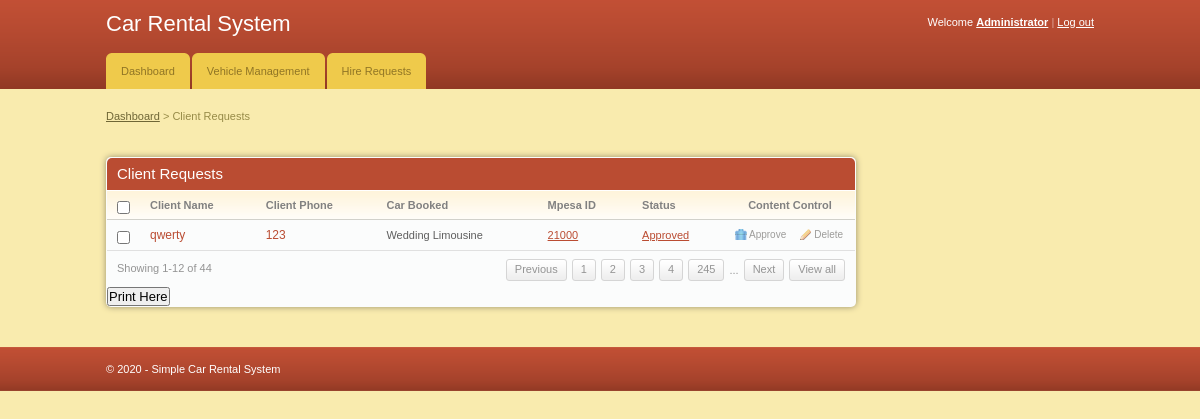
The page /admin/client_requests.php (signed in) on the database its author committed.
### tables this page shows
CREATE TABLE `client` (
  `client_id` int(11) NOT NULL,
  `fname` varchar(255) NOT NULL,
  `email` varchar(255) NOT NULL,
  `id_no` int(11) NOT NULL,
  `phone` int(11) NOT NULL,
  `location` varchar(255) NOT NULL,
  `gender` varchar(255) NOT NULL,
  `car_id` int(11) NOT NULL,
  `status` varchar(255) NOT NULL,
  `mpesa` varchar(255) NOT NULL
);

CREATE TABLE `cars` (
  `car_id` int(11) NOT NULL,
  `car_name` varchar(255) NOT NULL,
  `car_type` varchar(255) NOT NULL,
  `image` text NOT NULL,
  `hire_cost` int(11) NOT NULL,
  `capacity` int(11) NOT NULL,
  `status` varchar(255) NOT NULL,
  `fuel_type` varchar(55) DEFAULT NULL
);

### admin/client_requests.php (the view, shortened to what this page needs)
<!DOCTYPE html PUBLIC "-//W3C//DTD XHTML 1.0 Transitional//EN" "http://www.w3.org/TR/xhtml1/DTD/xhtml1-transitional.dtd">
<html xmlns="http://www.w3.org/1999/xhtml">
<head>
	<link rel="stylesheet" href="css/style.css" type="text/css" media="all" />
</head>
<body>
<div id="header">
	<div class="shell">
		<?php
			include 'menu.php';
		?>
	</div>
</div>
<div id="container">
	<div class="shell">
		<div class="small-nav">
			<a href="index.php">Dashboard</a>
			<span>&gt;</span>
			Client Requests
		</div>
		<br />
		<div id="main">
			<div id="content">
				<div class="box">
					<div class="box-head">
						<h2 class="left">Client Requests</h2>
					</div>
					<div class="table">
						<table width="100%" border="0" cellspacing="0" cellpadding="0">
							<tr>
								<th width="13"><input type="checkbox" class="checkbox" /></th>
								<th>Client Name</th>
								<th>Client Phone</th>
								<th>Car Booked</th>
								<th>Mpesa ID</th>
								<th>Status</th>
								<th width="110" class="ac">Content Control</th>
							</tr>
							<?php
								include '../includes/config.php';
								$select = "SELECT client.client_id,client.fname,client.phone,cars.car_name,cars.hire_cost,client.status
										FROM client JOIN cars ON client.car_id=cars.car_id";
								$result = $conn->query($select);
								while($row = $result->fetch_assoc()){
							?>
							<tr>
								<td><input type="checkbox" class="checkbox" /></td>
								<td><h3><a href="#"><?php echo $row['fname'] ?></a></h3></td>
								<td><h3><a href="#"><?php echo $row['phone'] ?></a></h3></td>
								<td><?php echo $row['car_name'] ?></td>
								<td><a href="#"><?php echo $row['hire_cost'] ?></a></td>
								<td><a href="#"><?php echo $row['status'] ?></a></td>
								<td><a href="javascript:sureToApprove(<?php echo $row['client_id'];?>)" class="ico del">Approve</a><a href="#" class="ico edit">Delete</a></td>
							</tr>
							<?php
								}
							?>
						</table>
						<div class="pagging">
							<div class="left">Showing 1-12 of 44</div>
							<div class="right">
								<a href="#">Previous</a>
								<a href="#">1</a>
								<a href="#">2</a>
								<a href="#">3</a>
								<a href="#">4</a>
								<a href="#">245</a>
								<span>...</span>
								<a href="#">Next</a>
								<a href="#">View all</a>
							</div>
						</div>
					</div>
					<h2><input type="submit" onclick="window.print()" value="Print Here" /></h2>
				</div>
			</div>
		</div>
	</div>
</div>
<div id="footer">
	<div class="shell">
	<span class="left">&copy; <?php echo date("Y");?> - Simple Car Rental System</span>
	</div>
</div>
</body>
</html>

### admin/css/style.css (style rules this page uses)
* { padding:0; margin:0; outline:0; }
body { background:#f9ebae; font-family: Verdana, sans-serif; font-size:11px; line-height:14px; color:#5e5e5e; }
input, textarea, select { font-family: Verdana, sans-serif; font-size:13px; }
.checkbox { width:13px; height:13px; vertical-align:top; position:relative; top:2px; }
a { color:#ba4c32; text-decoration: underline; cursor:pointer; }
.left, .alignleft { float:left; display:inline; }
.right, .alignright { float:right; display:inline; }
.ac { text-align: center !important; }
h2 { font-size:15px; font-weight: normal; }
h3 { font-size:12px; line-height:14px; font-weight: normal; }
h3 a { text-decoration: none; }
.shell { width:988px; margin:0 auto; }
#header { height:89px; background:url(images/header.gif); white-space:nowrap; }
#container { padding:20px 0; }
.small-nav { color:#978b48; padding-bottom:20px; }
.small-nav a { color:#6f6636; }
#content { float:left; width:750px; }
.table th { background:#fffdfa url(images/th.gif) repeat-x 0 0; color:#818181; text-align: left; padding:7px 10px; border-bottom:solid 1px #d2d1cb; }
.table td { background:#fbfcfc; border-bottom:solid 1px #e0e0e0; padding:8px 10px; }
.box { background:#fbfcfc; height:100%; padding:1px; margin-bottom:20px; }
.box-head { background:#ba4c32; height:32px; color:#fff; padding: 0 10px; line-height:32px; white-space:nowrap; border-bottom:solid 1px #fff; }
.pagging { height:20px; padding:8px 10px; line-height:19px; color:#949494; }
.pagging a { background:url(images/pagging.gif) repeat-x 0 0; height:20px; float:left; padding:0 8px; border:solid 1px #d5d5d5; text-decoration: none; color:#949494; margin-left:5px; }
.pagging span { float:left; margin-left:5px; padding-top:2px; }
a.ico { color:#9d9c9a; font-size:10px; text-decoration: none; padding:0 0 0 14px; background-repeat:no-repeat; background-position:0 0; }
a.del { background-image:url(images/del.gif) }
a.edit { background-image:url(images/edit.gif); margin-left:14px; }
#footer { height:44px; background:url(images/footer.gif); line-height:44px; color:#fff; }
.box { -moz-border-radius:5px; -webkit-border-radius:5px; -moz-box-shadow: 0 0 6px #978f6c; -webkit-box-shadow: 0 0 6px #978f6c; }
.box-head { -moz-border-radius-topleft:5px; -moz-border-radius-topright:5px; -webkit-border-top-left-radius:5px; -webkit-border-top-right-radius:5px; }
.small-field, .button, .pagging a { -moz-border-radius:3px; -webkit-border-radius:3px; }

### rows shown on the page
client: fname "qwerty", phone "123", car.car_name "Wedding Limousine", car.hire_cost "21000", status "Approved"
